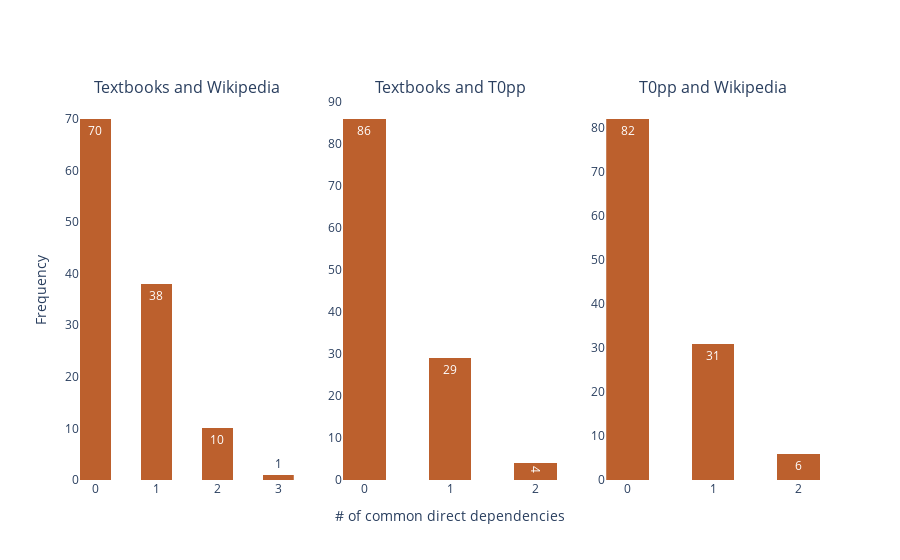

The code cell stored with this chart in its notebook:
### Code cell
import plotly.graph_objects as go
from plotly.subplots import make_subplots


fig = make_subplots(rows=1, cols=3,subplot_titles=("Textbooks and Wikipedia","Textbooks and T0pp", "T0pp and Wikipedia"))

trace0 = go.Histogram(x=deps.loc[filter,'num_common_tb_wiki'],texttemplate="%{y}",marker_color = "#BC602D",xbins_size=0.5)
trace1 = go.Histogram(x=deps.loc[filter,'num_common_tb_llm'],texttemplate="%{y}",marker_color = "#BC602D",xbins_size=0.5)
trace2 = go.Histogram(x=deps.loc[filter,'num_common_llm_wiki'],texttemplate="%{y}",marker_color = "#BC602D",xbins_size=0.5)

fig.append_trace(trace0, 1, 1)
fig.append_trace(trace1, 1, 2)
fig.append_trace(trace2, 1, 3)

#fig.update_xaxes(title_text="# of common direct dependencies",  row=1, col=1)
fig.update_yaxes(title_text="Frequency", row=1, col=1)
fig.update_xaxes(title_text="# of common direct dependencies",  row=1, col=2)
#fig.update_xaxes(title_text="# of common direct dependencies",  row=1, col=3)

fig.update_layout({
"plot_bgcolor": "rgba(0, 0, 0, 0)",
"paper_bgcolor": "rgba(0, 0, 0, 0)"
}, showlegend=False)

fig.show()

### Figure 1 — Plotly figure (JSON) as saved in the notebook; plotly's stock layout.template omitted (floating-point values rounded to 4 significant figures)
{"data": [{"marker": {"color": "#BC602D"}, "texttemplate": "%{y}", "type": "histogram", "x": [1, 0, 0, 0, 1, 0, 0, 1, 0, 2, 3, 1, 1, 0, 0, 0, 0, 0, 0, 1, 0, 0, 1, 0, 0, 0, 1, 0, 2, 1, 0, 1, 0, 0, 0, 1, 1, 0, 1, 0, 0, 0, 0, 2, 0, 0, 2, 2, 1, 0, 0, 0, 0, 1, 1, 0, 0, 0, 1, 1, 0, 0, 2, 0, 0, 1, 1, 0, 1, 2, 0, 2, 1, 1, 1, 0, 0, 0, 0, 0, 0, 0, 1, 1, 0, 0, 0, 0, 0, 0, 0, 1, 0, 1, 0, 1, 0, 1, 1, 0, 0, 1, 0, 0, 1, 0, 0, 1, 1, 2, 2, 0, 1, 1, 1, 0, 0, 0, 0], "xaxis": "x", "xbins": {"size": 0.5}, "yaxis": "y"}, {"marker": {"color": "#BC602D"}, "texttemplate": "%{y}", "type": "histogram", "x": [0, 0, 1, 0, 1, 0, 0, 0, 0, 2, 0, 0, 0, 0, 0, 0, 1, 0, 0, 2, 0, 0, 0, 1, 0, 0, 0, 0, 1, 0, 0, 1, 0, 0, 0, 1, 0, 2, 0, 0, 0, 1, 2, 0, 0, 0, 0, 0, 0, 0, 1, 0, 0, 1, 0, 0, 1, 0, 1, 0, 0, 1, 0, 0, 0, 0, 0, 0, 1, 0, 0, 1, 0, 0, 1, 0, 0, 0, 0, 0, 0, 1, 1, 1, 0, 0, 0, 0, 0, 0, 0, 1, 0, 1, 1, 0, 0, 1, 1, 1, 0, 1, 0, 0, 1, 0, 0, 0, 0, 0, 0, 1, 0, 1, 0, 0, 0, 0, 0], "xaxis": "x2", "xbins": {"size": 0.5}, "yaxis": "y2"}, {"marker": {"color": "#BC602D"}, "texttemplate": "%{y}", "type": "histogram", "x": [0, 0, 0, 0, 2, 0, 0, 0, 1, 2, 0, 0, 0, 0, 0, 0, 0, 0, 1, 1, 0, 0, 0, 0, 0, 0, 0, 0, 1, 0, 0, 1, 2, 0, 0, 1, 0, 0, 0, 0, 0, 0, 0, 0, 0, 1, 0, 1, 0, 0, 0, 0, 0, 1, 0, 1, 0, 1, 1, 0, 0, 1, 0, 1, 0, 1, 0, 0, 2, 0, 1, 0, 0, 0, 1, 0, 0, 0, 0, 0, 0, 0, 1, 1, 1, 0, 1, 0, 0, 1, 1, 1, 1, 0, 0, 0, 1, 2, 0, 0, 0, 1, 2, 0, 1, 0, 1, 0, 0, 0, 0, 0, 0, 1, 1, 0, 0, 0, 0], "xaxis": "x3", "xbins": {"size": 0.5}, "yaxis": "y3"}], "layout": {"annotations": [{"font": {"size": 16}, "showarrow": false, "text": "Textbooks and Wikipedia", "x": 0.1444, "xanchor": "center", "xref": "paper", "y": 1, "yanchor": "bottom", "yref": "paper"}, {"font": {"size": 16}, "showarrow": false, "text": "Textbooks and T0pp", "x": 0.5, "xanchor": "center", "xref": "paper", "y": 1, "yanchor": "bottom", "yref": "paper"}, {"font": {"size": 16}, "showarrow": false, "text": "T0pp and Wikipedia", "x": 0.8556, "xanchor": "center", "xref": "paper", "y": 1, "yanchor": "bottom", "yref": "paper"}], "paper_bgcolor": "rgba(0, 0, 0, 0)", "plot_bgcolor": "rgba(0, 0, 0, 0)", "showlegend": false, "xaxis": {"anchor": "y", "domain": [0, 0.2889]}, "xaxis2": {"anchor": "y2", "domain": [0.3556, 0.6444], "title": {"text": "# of common direct dependencies"}}, "xaxis3": {"anchor": "y3", "domain": [0.7111, 1]}, "yaxis": {"anchor": "x", "domain": [0, 1], "title": {"text": "Frequency"}}, "yaxis2": {"anchor": "x2", "domain": [0, 1]}, "yaxis3": {"anchor": "x3", "domain": [0, 1]}}}
